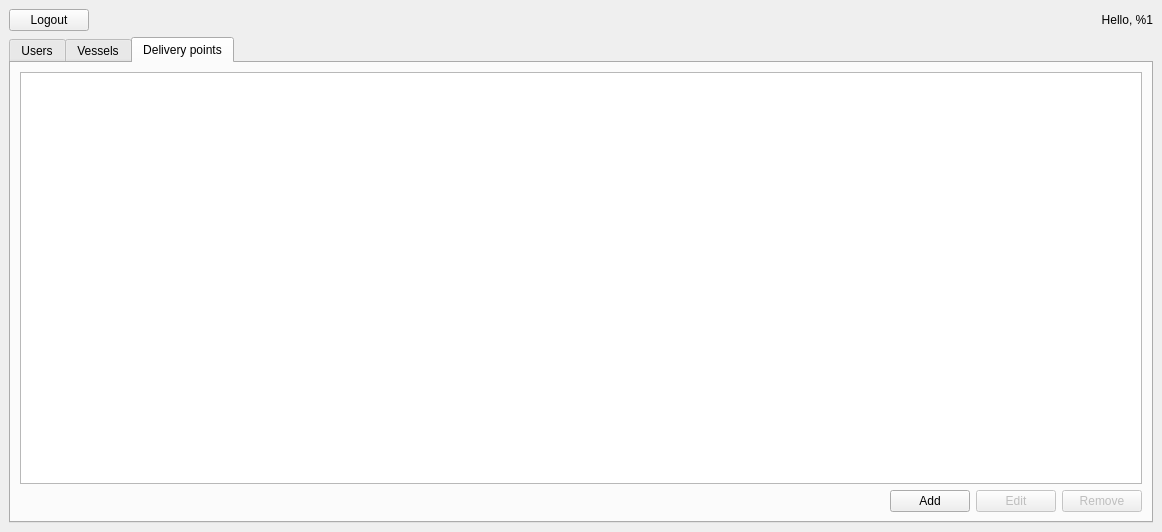
<?xml version="1.0" encoding="UTF-8"?>
<ui version="4.0">
 <class>AdminPanel</class>
 <widget class="QMainWindow" name="AdminPanel">
  <property name="geometry">
   <rect>
    <x>0</x>
    <y>0</y>
    <width>1162</width>
    <height>532</height>
   </rect>
  </property>
  <property name="sizePolicy">
   <sizepolicy hsizetype="Maximum" vsizetype="Maximum">
    <horstretch>0</horstretch>
    <verstretch>0</verstretch>
   </sizepolicy>
  </property>
  <property name="windowTitle">
   <string>MainWindow</string>
  </property>
  <widget class="QWidget" name="centralwidget">
   <layout class="QGridLayout" name="gridLayout_4">
    <item row="0" column="0">
     <widget class="QPushButton" name="pb_logout">
      <property name="sizePolicy">
       <sizepolicy hsizetype="Maximum" vsizetype="Fixed">
        <horstretch>0</horstretch>
        <verstretch>0</verstretch>
       </sizepolicy>
      </property>
      <property name="text">
       <string>Logout</string>
      </property>
     </widget>
    </item>
    <item row="0" column="1">
     <widget class="QLabel" name="lab_user">
      <property name="text">
       <string>Hello, %1</string>
      </property>
      <property name="textFormat">
       <enum>Qt::MarkdownText</enum>
      </property>
      <property name="alignment">
       <set>Qt::AlignRight|Qt::AlignTrailing|Qt::AlignVCenter</set>
      </property>
     </widget>
    </item>
    <item row="1" column="0" colspan="2">
     <widget class="QTabWidget" name="tw_tabs">
      <property name="tabShape">
       <enum>QTabWidget::Rounded</enum>
      </property>
      <property name="currentIndex">
       <number>2</number>
      </property>
      <property name="documentMode">
       <bool>false</bool>
      </property>
      <property name="tabBarAutoHide">
       <bool>false</bool>
      </property>
      <widget class="QWidget" name="tab_users">
       <attribute name="title">
        <string>Users</string>
       </attribute>
       <layout class="QGridLayout" name="gridLayout">
        <item row="0" column="0" colspan="2">
         <widget class="QTableView" name="tv_users">
          <property name="selectionMode">
           <enum>QAbstractItemView::SingleSelection</enum>
          </property>
          <property name="selectionBehavior">
           <enum>QAbstractItemView::SelectRows</enum>
          </property>
          <attribute name="horizontalHeaderStretchLastSection">
           <bool>true</bool>
          </attribute>
         </widget>
        </item>
        <item row="1" column="0">
         <spacer name="horizontalSpacer">
          <property name="orientation">
           <enum>Qt::Horizontal</enum>
          </property>
          <property name="sizeHint" stdset="0">
           <size>
            <width>953</width>
            <height>20</height>
           </size>
          </property>
         </spacer>
        </item>
        <item row="1" column="1">
         <layout class="QHBoxLayout" name="horizontalLayout_3">
          <item>
           <widget class="QPushButton" name="pb_users_add">
            <property name="text">
             <string>Add</string>
            </property>
           </widget>
          </item>
          <item>
           <widget class="QPushButton" name="pb_users_edit">
            <property name="enabled">
             <bool>false</bool>
            </property>
            <property name="text">
             <string>Edit</string>
            </property>
           </widget>
          </item>
          <item>
           <widget class="QPushButton" name="pb_users_remove">
            <property name="enabled">
             <bool>false</bool>
            </property>
            <property name="text">
             <string>Remove</string>
            </property>
           </widget>
          </item>
         </layout>
        </item>
       </layout>
      </widget>
      <widget class="QWidget" name="tab_vessels">
       <attribute name="title">
        <string>Vessels</string>
       </attribute>
       <layout class="QGridLayout" name="gridLayout_2">
        <item row="1" column="2">
         <layout class="QHBoxLayout" name="horizontalLayout_4">
          <item>
           <widget class="QPushButton" name="pb_vessels_add">
            <property name="text">
             <string>Add</string>
            </property>
           </widget>
          </item>
          <item>
           <widget class="QPushButton" name="pb_vessels_edit">
            <property name="enabled">
             <bool>false</bool>
            </property>
            <property name="text">
             <string>Edit</string>
            </property>
           </widget>
          </item>
          <item>
           <widget class="QPushButton" name="pb_vessels_remove">
            <property name="enabled">
             <bool>false</bool>
            </property>
            <property name="text">
             <string>Remove</string>
            </property>
           </widget>
          </item>
         </layout>
        </item>
        <item row="1" column="1">
         <spacer name="horizontalSpacer_2">
          <property name="orientation">
           <enum>Qt::Horizontal</enum>
          </property>
          <property name="sizeHint" stdset="0">
           <size>
            <width>953</width>
            <height>20</height>
           </size>
          </property>
         </spacer>
        </item>
        <item row="0" column="1" colspan="2">
         <widget class="QTableView" name="tv_vessels">
          <property name="selectionMode">
           <enum>QAbstractItemView::SingleSelection</enum>
          </property>
          <property name="selectionBehavior">
           <enum>QAbstractItemView::SelectRows</enum>
          </property>
          <attribute name="horizontalHeaderStretchLastSection">
           <bool>true</bool>
          </attribute>
         </widget>
        </item>
       </layout>
      </widget>
      <widget class="QWidget" name="tab_dps">
       <attribute name="title">
        <string>Delivery points</string>
       </attribute>
       <layout class="QGridLayout" name="gridLayout_3">
        <item row="1" column="1">
         <spacer name="horizontalSpacer_3">
          <property name="orientation">
           <enum>Qt::Horizontal</enum>
          </property>
          <property name="sizeHint" stdset="0">
           <size>
            <width>953</width>
            <height>20</height>
           </size>
          </property>
         </spacer>
        </item>
        <item row="1" column="2">
         <layout class="QHBoxLayout" name="horizontalLayout_2">
          <item>
           <widget class="QPushButton" name="pb_dp_add">
            <property name="text">
             <string>Add</string>
            </property>
           </widget>
          </item>
          <item>
           <widget class="QPushButton" name="pb_dp_edit">
            <property name="enabled">
             <bool>false</bool>
            </property>
            <property name="text">
             <string>Edit</string>
            </property>
           </widget>
          </item>
          <item>
           <widget class="QPushButton" name="pb_dp_remove">
            <property name="enabled">
             <bool>false</bool>
            </property>
            <property name="text">
             <string>Remove</string>
            </property>
           </widget>
          </item>
         </layout>
        </item>
        <item row="0" column="1" colspan="2">
         <widget class="QTableView" name="tv_dp">
          <property name="selectionMode">
           <enum>QAbstractItemView::SingleSelection</enum>
          </property>
          <property name="selectionBehavior">
           <enum>QAbstractItemView::SelectRows</enum>
          </property>
          <attribute name="horizontalHeaderStretchLastSection">
           <bool>true</bool>
          </attribute>
         </widget>
        </item>
       </layout>
      </widget>
     </widget>
    </item>
   </layout>
  </widget>
 </widget>
 <resources/>
 <connections/>
</ui>
